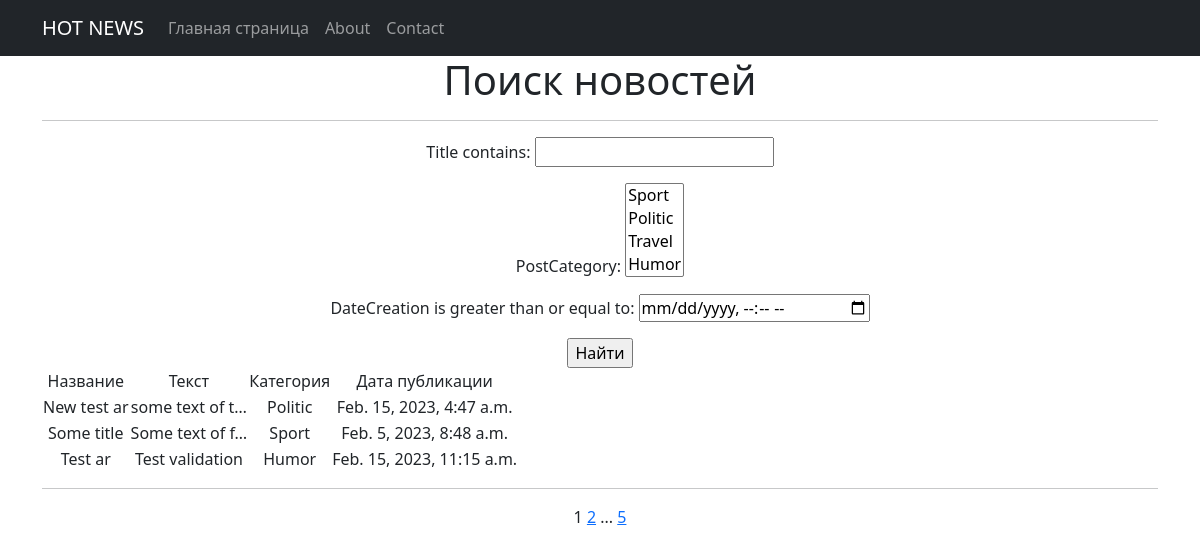
Page /news/search/ on the earlier database version.
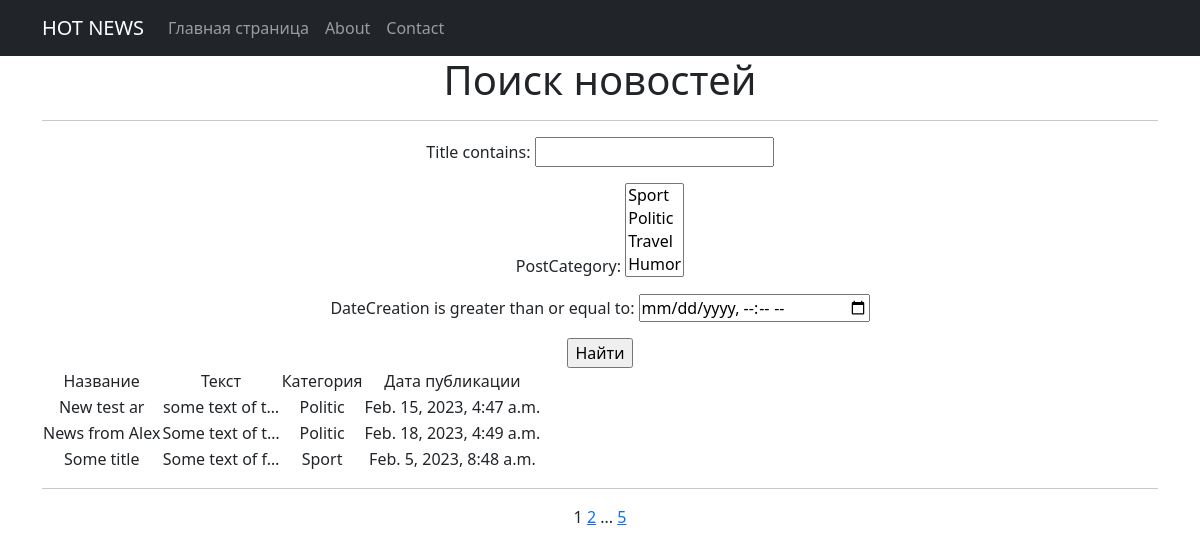
Same page on the later database version.
### news/models.py (models this page shows, shortened)
class Post(models.Model):
    author = models.ForeignKey(Author, to_field='authorUser_id', on_delete=models.CASCADE)
    NEWS = 'NE'
    ARTICLE = 'AR'
    CATEGORY_CHOISE = (
        (NEWS, 'Новость'),
        (ARTICLE, 'Статья'),
    )
    category_type = models.CharField(max_length=2, choices=CATEGORY_CHOISE, default=ARTICLE)
    dateCreation = models.DateTimeField(auto_now_add=True)
    postCategory = models.ManyToManyField(Category, through='PostCategory')
    title = models.CharField(max_length=128)
    text = models.TextField()
    rating = models.SmallIntegerField(default=0)

class Category(models.Model):
    name = models.CharField(max_length=32, unique=True)
    def __str__(self):
        return f'{self.name}'

### news/views.py (the view)
# urls.py: path('news/search/', PostSearch.as_view()),
class PostSearch(ListView):
    model = Post
    ordering = ['title']
    template_name = 'search.html'
    context_object_name = 'posts'
    paginate_by = 3
    def get_queryset(self):
        queryset = super().get_queryset()
        self.filterset = PostFilter(self.request.GET, queryset)
        return self.filterset.qs
    def get_context_data(self, **kwargs):
        context = super().get_context_data(**kwargs)
        context['filterset'] = self.filterset
        context['time_now'] = datetime.utcnow()
        return context

### news/templatetags/custom_filters.py (called while the page is built)
@register.filter()
def censor(value):
    if not isinstance(value, str):
        raise TypeError("Value must be a string")
    else:
        bad_words = ['badword1', 'badword2', 'badword3']
        words = value.split()
        for i, word in enumerate(words):
            if word.lower() in bad_words:
                words[i] = word[0] + "*" * (len(word) - 1)
        return " ".join(words)

### news/templatetags/custom_tags.py (called while the page is built)
@register.simple_tag(takes_context=True)
def url_replace(context, **kwargs):
   d = context['request'].GET.copy()
   for k, v in kwargs.items():
       d[k] = v
   return d.urlencode()

### templates/search.html (shortened to what this page needs)
{% extends 'flatpages/default.html' %}
{% load custom_filters %}
{% load custom_tags %}
{% block content %}
<h1> Поиск новостей </h1>
<hr>
   <form action="" method="get">
       {{ filterset.form.as_p }}
   <input type="submit" value="Найти" />
   </form>
   {% if posts %}
       <table>
           <tr>
               <td>Название</td>
               <td>Текст</td>
               <td>Категория</td>
               <td>Дата публикации </td>
           </tr>
           {% for post in posts %}
           <tr>
               <td>{{ post.title}}</td>
               <td>{{ post.text|censor|truncatechars:15 }}</td>
               <td>{% for cat in post.postCategory.all %}
                   {{ cat.name }}
                   {% endfor %}</td>
               <td>{{ post.dateCreation }}</td>
           </tr>
           {% endfor %}
       </table>
<hr>
   {% else %}
       <h2>Статей нет!</h2>
   {% endif %}
   {{ page_obj.number }}
   {% if page_obj.has_next %}
       <a href="?{% url_replace page=page_obj.next_page_number %}">{{ page_obj.next_page_number }}</a>
       {% if paginator.num_pages != page_obj.next_page_number %}
           ...
           <a href="?{% url_replace page=page_obj.paginator.num_pages %}">{{ page_obj.paginator.num_pages }}</a>
       {% endif %}
   {% endif %}
{% endblock content %}

Differences in the rows shown:
no longer on this page (row unchanged): Post: title "Test ar", text|censor "Test validation", dateCreation "Feb. 15, 2023, 11:15 a.m."
no longer on this page (row unchanged): Category: name "Humor", shown under "Test ar"
added Post: title "News from Alex", text|censor "Some text of t…", dateCreation "Feb. 18, 2023, 4:49 a.m.", Category (name "Politic")
